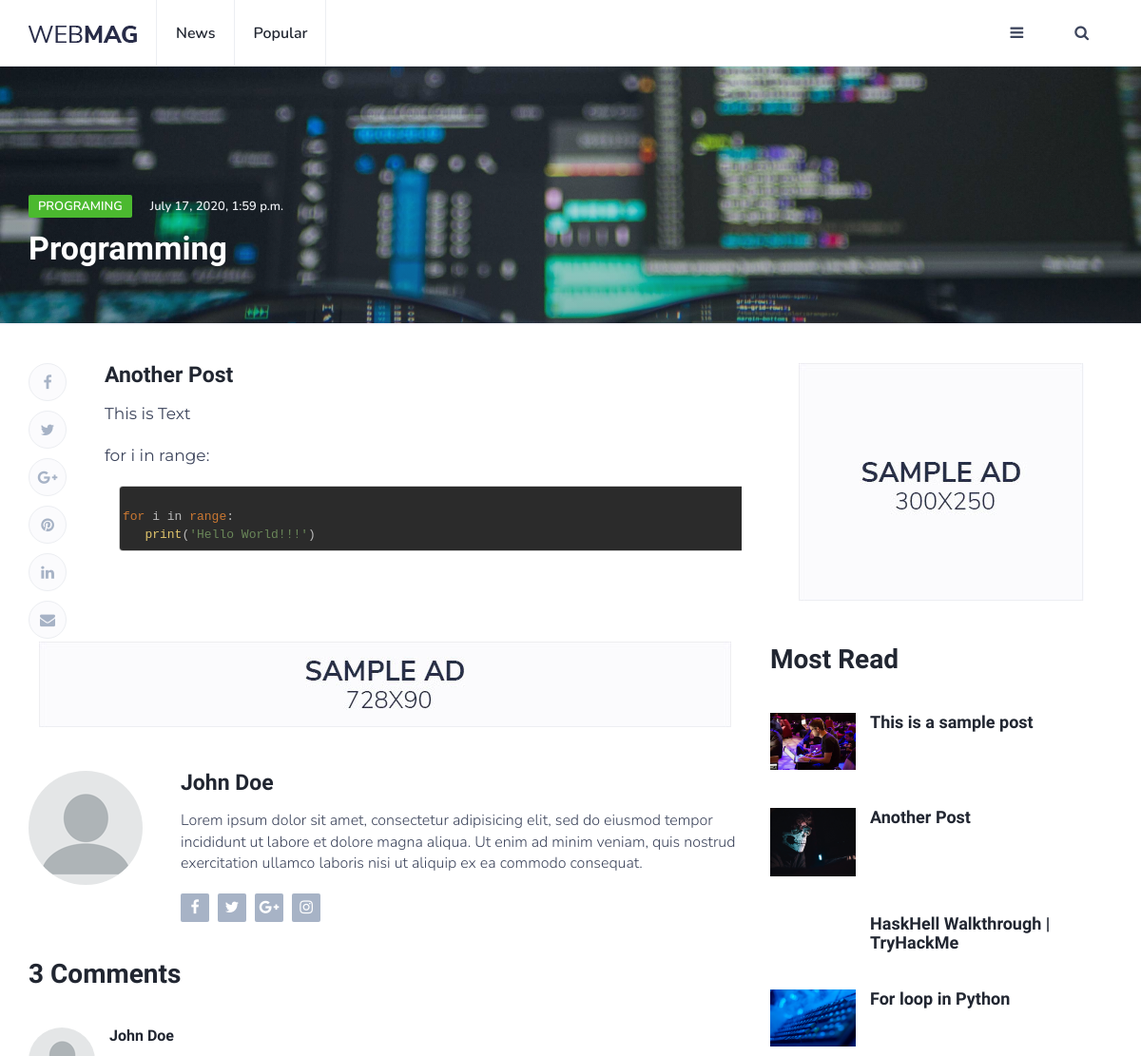
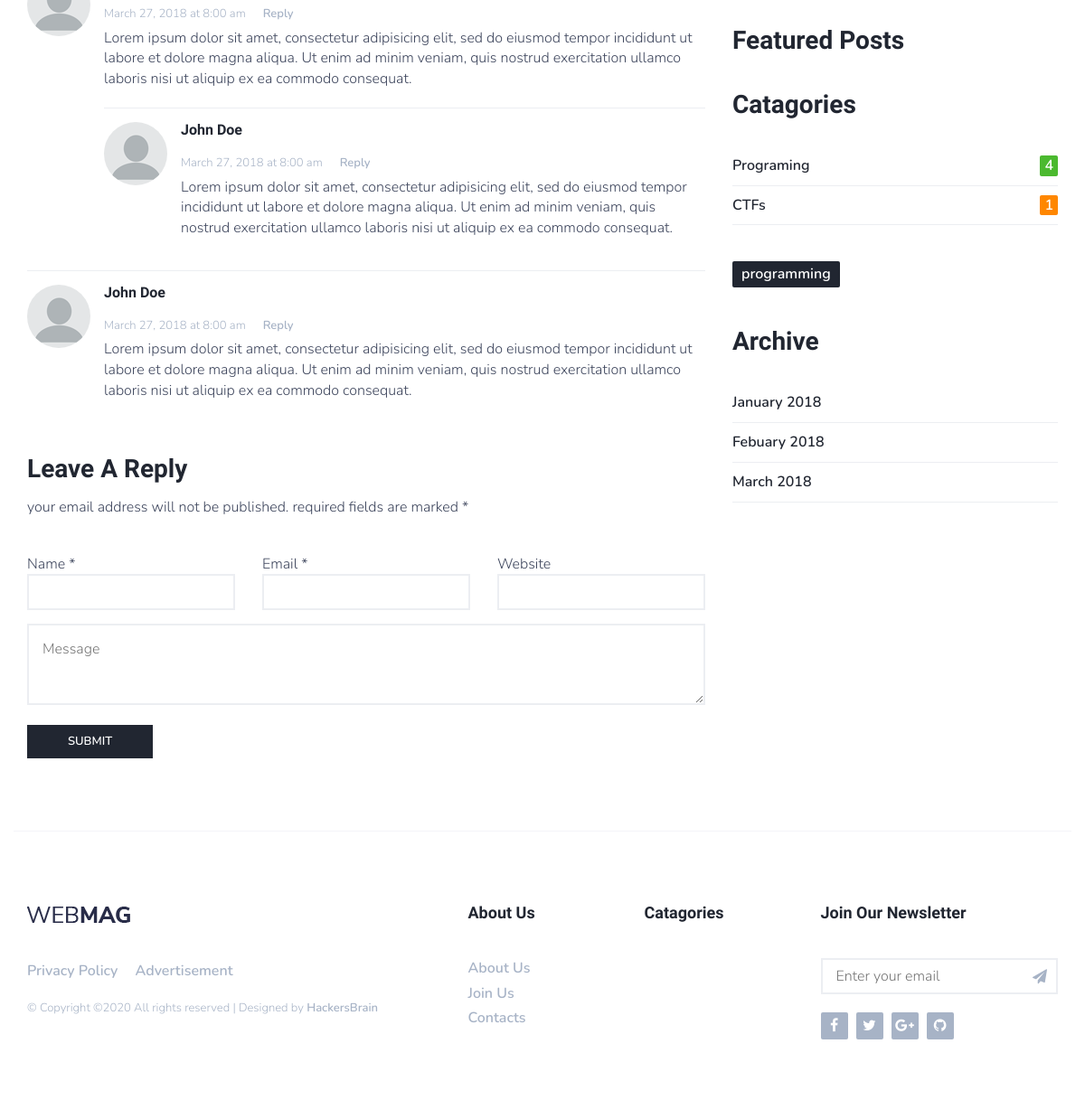
Before: /blog/post/5 with the older database file (2 pictures, top to bottom).
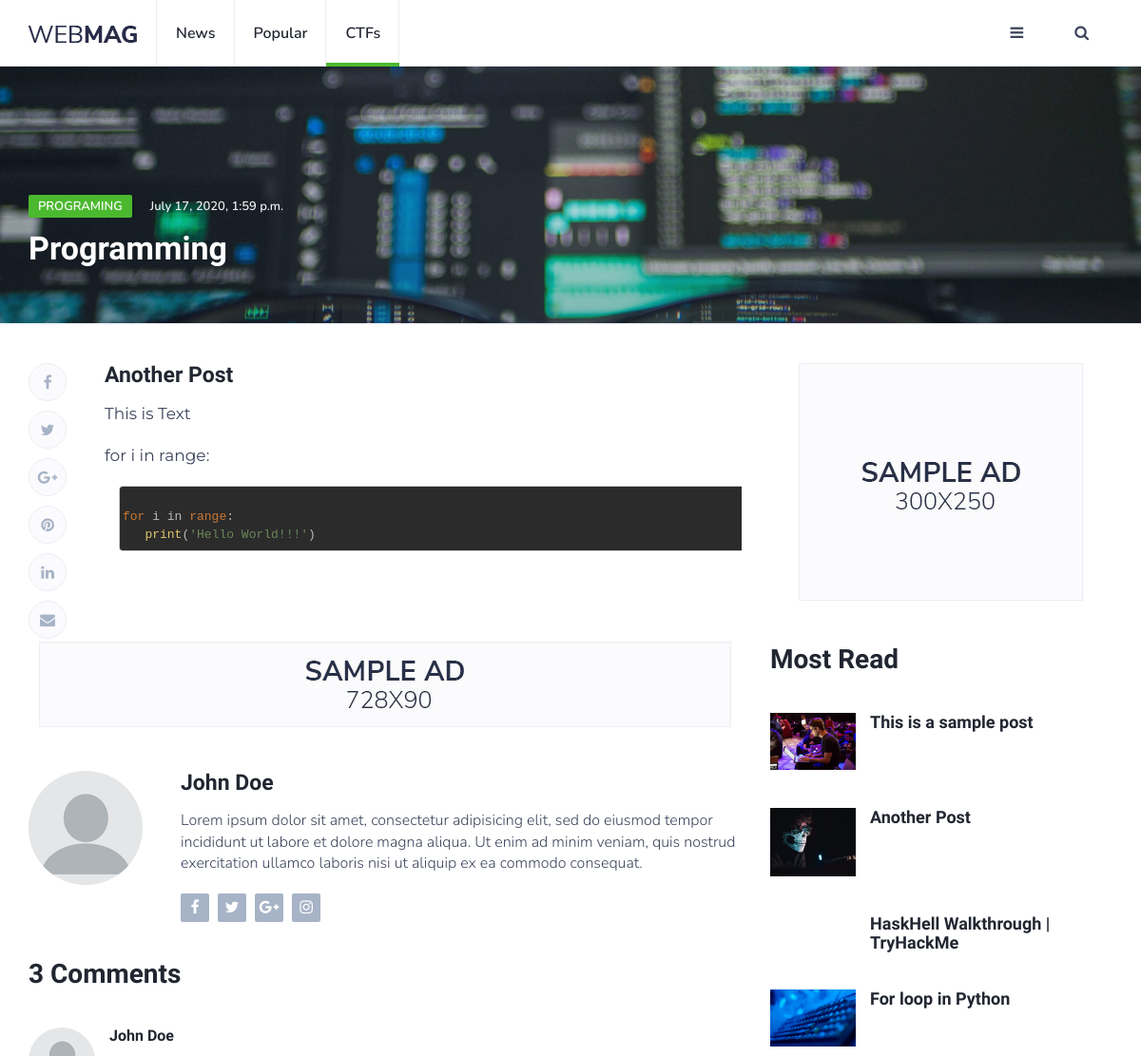
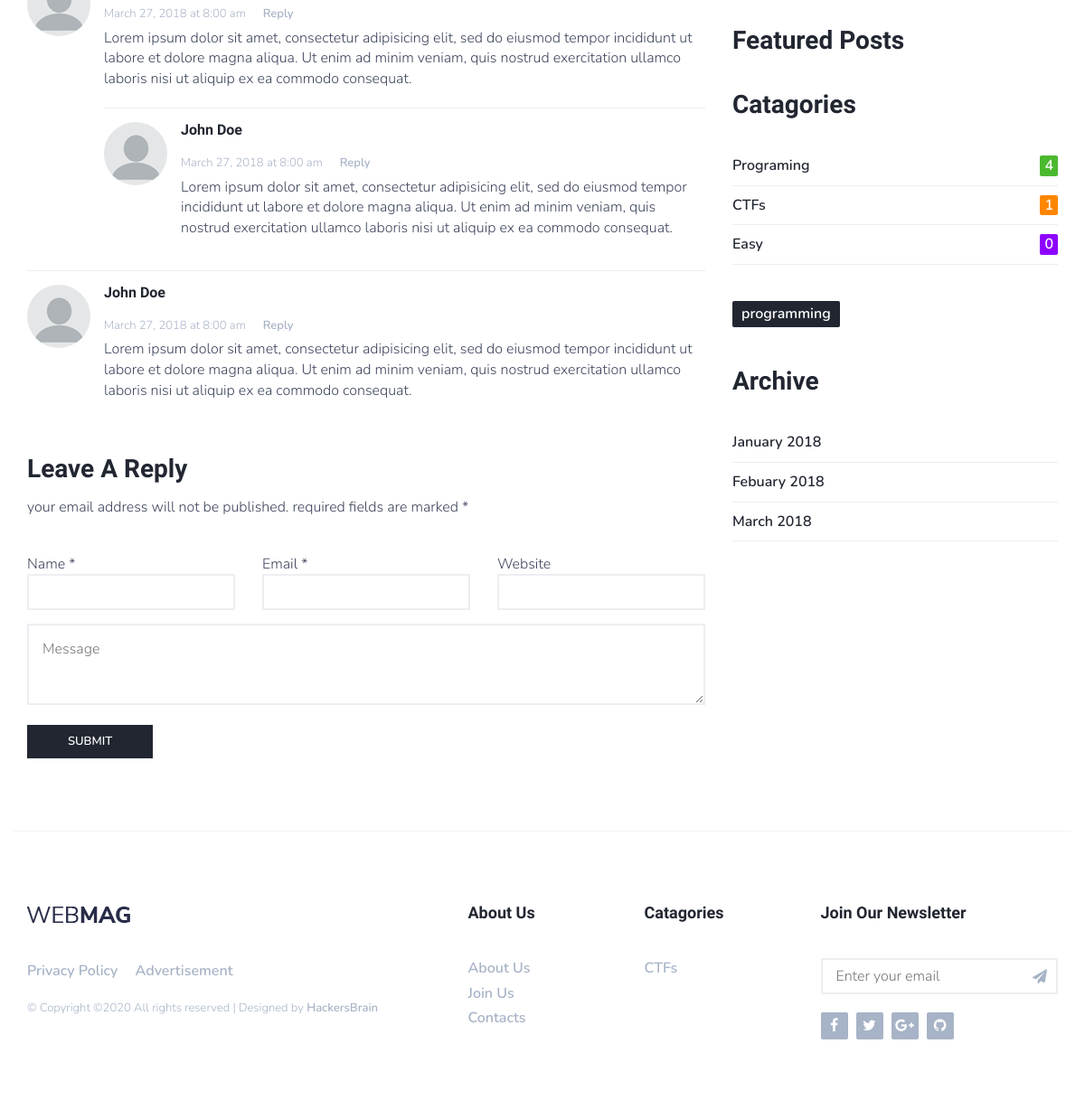
After: the same page with the newer database file (2 pictures, top to bottom).
### blog/models.py (models this page shows, shortened)
class Post(models.Model):
    title = models.CharField(max_length=100, unique=True)
    image = models.ImageField(upload_to='post-image/')
    content = RichTextUploadingField()
    category = models.ForeignKey(Category, on_delete=models.CASCADE)
    tags = models.ManyToManyField(Tags)
    author = models.ForeignKey(AuthorProfile, on_delete=models.SET_NULL, null=True)
    is_draft = models.BooleanField(default=False)
    pub_date = models.DateTimeField(auto_now_add=True)
    objects = PostManager()

class Category(models.Model):
    name = models.CharField(max_length=45, unique=True)
    title = models.CharField(max_length=500)
    ctg_image = models.ImageField(upload_to='ctg-images/')
    author = models.ForeignKey(AuthorProfile, on_delete=models.SET_NULL, null=True, blank=True)
    create_date = models.DateTimeField(auto_now_add=True)
    def __str__(self):
        return self.name

class Tags(models.Model):
    name = models.CharField(max_length=45, unique=True)
    author = models.ForeignKey(AuthorProfile, on_delete=models.SET_NULL, null=True, blank=True)
    create_date = models.DateTimeField(auto_now_add=True)

class MenuCategory(models.Model):
    menu = models.OneToOneField(Category, on_delete=models.CASCADE)
    date = models.DateTimeField(auto_now_add=True)

### blog/views.py (the view)
# urls.py: path('post/<post>', blog_post, name='blog-post'),
def blog_post(request, post):
    try:
        post = Post.objects.get(id=post)
        most_read_post = Post.objects.filter(is_draft=False).order_by('-id')[:4]
        featured_post = FeaturedPost.objects.featured_post()
        context = {
            'post': post,
            'most_read_post': most_read_post,
            'featured_post': featured_post
        }
        return render(request, 'blog/blog-post.html', context)
    except:
        return render(request, '404.html')

### contact/forms.py
class NewsletterForm(forms.ModelForm):
    class Meta:
        model = NewsLetter
        fields = ('email', )
        widgets = {
            'email': forms.EmailInput(attrs={'class': 'input', 'placeholder': 'Enter your email'})
        }

### blog/models.py (called while the page is built)
    def featured_post(self):
        f_post = FeaturedPost.objects.filter(is_draft=False).order_by('-date')[:3]
        return f_post

### webmagblog/custom-context.py (called while the page is built)
def mycontext(request):
    tag = Tags.objects.all()
    menu = MenuCategory.objects.all()
    category = Category.objects.all().annotate(number_of_posts=Count('post')).order_by('-number_of_posts', 'name')
    recent_post = Post.objects.filter(is_draft=False).order_by('-id')[:3]
    context = {
        'category': category,
        'tag': tag,
        'menu': menu,
        'posts': recent_post
    }
    return context

def newsletter_form(request):
    forms = NewsletterForm()
    if request.method == 'POST':
        forms = NewsletterForm(request.POST)
        if forms.is_valid():
            forms.save()
    context = {
        'forms': forms
    }
    return context

### templates/blog/blog-post.html (shortened to what the changed rows need)
{% extends 'base/base.html' %}
{% load static %}
{% block extraheader %}
<div id="post-header" class="page-header">
	<div class="background-img" style="background-image: url({{ post.category.ctg_image.url }});"></div>
	<div class="container">
		<div class="row">
			<div class="col-md-10">
				<div class="post-meta">
					<a class="post-category cat-{{ post.category.id }}" href="{% url 'category' post.category %}">{{ post.category }}</a>
					<span class="post-date">{{ post.category.create_date }}</span>
				</div>
				<h1>{{ post.category.title }}</h1>
			</div>
		</div>
	</div>
</div>
{% endblock %}
{% block content %}
<div class="section">
	<div class="container">
		<div class="row">
			<div class="col-md-8">
				<div class="section-row sticky-container">
					<div class="main-post">
						<h3>{{ post.title }}</h3>
						<div style="overflow: hidden; font-size: 17px; font-family: Montserrat; font-weight: 400;">
							{{ post.content|safe }}
						</div>
					</div>
				</div>
				<div class="section-row">
					<div class="section-title">
						<h2>3 Comments</h2>
					</div>
				</div>
				<div class="section-row">
					<div class="section-title">
						<h2>Leave a reply</h2>
					</div>
				</div>
			</div>
			<div class="col-md-4">
				<div class="aside-widget">
					<div class="section-title">
						<h2>Most Read</h2>
					</div>
					{% for post in most_read_post %}
					<div class="post post-widget">
						<a class="post-img" href="{% url 'blog-post' post.id %}"><img src="{{ post.image.url }}" alt=""></a>
						<div class="post-body">
							<h3 class="post-title"><a href="{% url 'blog-post' post.id %}">{{ post.title }}</a></h3>
						</div>
					</div>
					{% endfor %}
				</div>
				<div class="aside-widget">
					<div class="section-title">
						<h2>Featured Posts</h2>
					</div>
				</div>
				{% include 'base/category-tag.html' %}
				<div class="aside-widget">
					<div class="section-title">
						<h2>Archive</h2>
					</div>
				</div>
			</div>
		</div>
	</div>
</div>
{% endblock %}

### templates/base/base.html (shortened to what this page needs)
<!DOCTYPE html>
<html lang="en">
	{% load static %}
  {% include 'base/header.html' %}
  <link rel="stylesheet" href=" {% static '/css/darcula.css' %} ">
	<body>
		<header id="header">
			<div id="nav">
				<div id="nav-fixed">
					<div class="container">
						<div class="nav-logo">
							<a href="{% url 'home' %}" class="logo"><img src="{% static './img/logo.png' %}" alt=""></a>
						</div>
						<ul class="nav-menu nav navbar-nav">
							<li><a href="category.html">News</a></li>
							<li><a href="category.html">Popular</a></li>
							{% for menu in menu %}
							<li class="cat-{{ forloop.counter }}"><a href="{% url 'category' menu.menu %}">{{ menu.menu }}</a></li>
							{% endfor %}
						</ul>
						<div class="nav-btns">
							<button class="aside-btn"><i class="fa fa-bars"></i></button>
							<button class="search-btn"><i class="fa fa-search"></i></button>
						</div>
					</div>
				</div>
			</div>
			{% block extraheader %}
			{% endblock %}
		</header>
		{% block content %}
		{% endblock %}
    {% include 'base/footer.html' %}
	</body>
</html>

### templates/base/category-tag.html
<div class="aside-widget">
  <div class="section-title">
    <h2>Catagories</h2>
  </div>
  <div class="category-widget">
    <ul>
      {% for ctg in category %}
      <li><a href="{% url 'category' ctg.name %}" class="cat-{{ ctg.id }}">{{ ctg.name }}<span>{{ ctg.post_set.count }}</span></a></li>
      {% endfor %}
    </ul>
  </div>
</div>
<div class="aside-widget">
  <div class="tags-widget">
    <ul>
      {% for tag in tag %}
      <li><a href="#">{{ tag.name }}</a></li>
      {% endfor %}
    </ul>
  </div>
</div>

### templates/base/footer.html (shortened to what this page needs)
{% load static %}
<footer id="footer">
  <div class="container">
    <div class="row">
      <div class="col-md-5">
        <div class="footer-widget">
          <div class="footer-logo">
            <a href="/" class="logo"><img src="{% static './img/logo.png' %}" alt=""></a>
          </div>
          <ul class="footer-nav">
            <li><a href="#">Privacy Policy</a></li>
            <li><a href="#">Advertisement</a></li>
          </ul>
          <div class="footer-copyright">
            <span>&copy;
Copyright &copy;<script>document.write(new Date().getFullYear());</script> All rights reserved | Designed by <a href="https://hackers-brain.github.io/" target="_blank">HackersBrain</a>
</span>
          </div>
        </div>
      </div>
      <div class="col-md-4">
        <div class="row">
          <div class="col-md-6">
            <div class="footer-widget">
              <h3 class="footer-title">About Us</h3>
              <ul class="footer-links">
                <li><a href="{% url 'about' %}">About Us</a></li>
                <li><a href="#">Join Us</a></li>
                <li><a href="{% url 'contact' %}">Contacts</a></li>
              </ul>
            </div>
          </div>
          <div class="col-md-6">
            <div class="footer-widget">
              <h3 class="footer-title">Catagories</h3>
              <ul class="footer-links">
                {% for menu in menu %}
                <li><a href="{% url 'category' menu.menu %}">{{ menu.menu }}</a></li>
                {% endfor %}
              </ul>
            </div>
          </div>
        </div>
      </div>
      <div class="col-md-3">
        <div class="footer-widget">
          <h3 class="footer-title">Join our Newsletter</h3>
          <div class="footer-newsletter">
            <form method="post">
              {{ forms.email }}
              <button class="newsletter-btn"><i class="fa fa-paper-plane"></i></button>
            </form>
          </div>
          <ul class="footer-social">
            <li><a href="https://www.facebook.com/sajib1058" target="_blank"><i class="fa fa-facebook"></i></a></li>
            <li><a href="https://twitter.com/sajib1066" target="_blank"><i class="fa fa-twitter"></i></a></li>
            <li><a href="https://aboutme.google.com/u/0/?referer=gplus" target="_blank"><i class="fa fa-google-plus"></i></a></li>
            <li><a href="https://github.com/sajib1066" target="_blank"><i class="fa fa-github"></i></a></li>
          </ul>
        </div>
      </div>
    </div>
  </div>
</footer>

Changed rows visible on the page:
added MenuCategory: menu "CTFs"
added Category: name "Easy", post_set.count "0"
